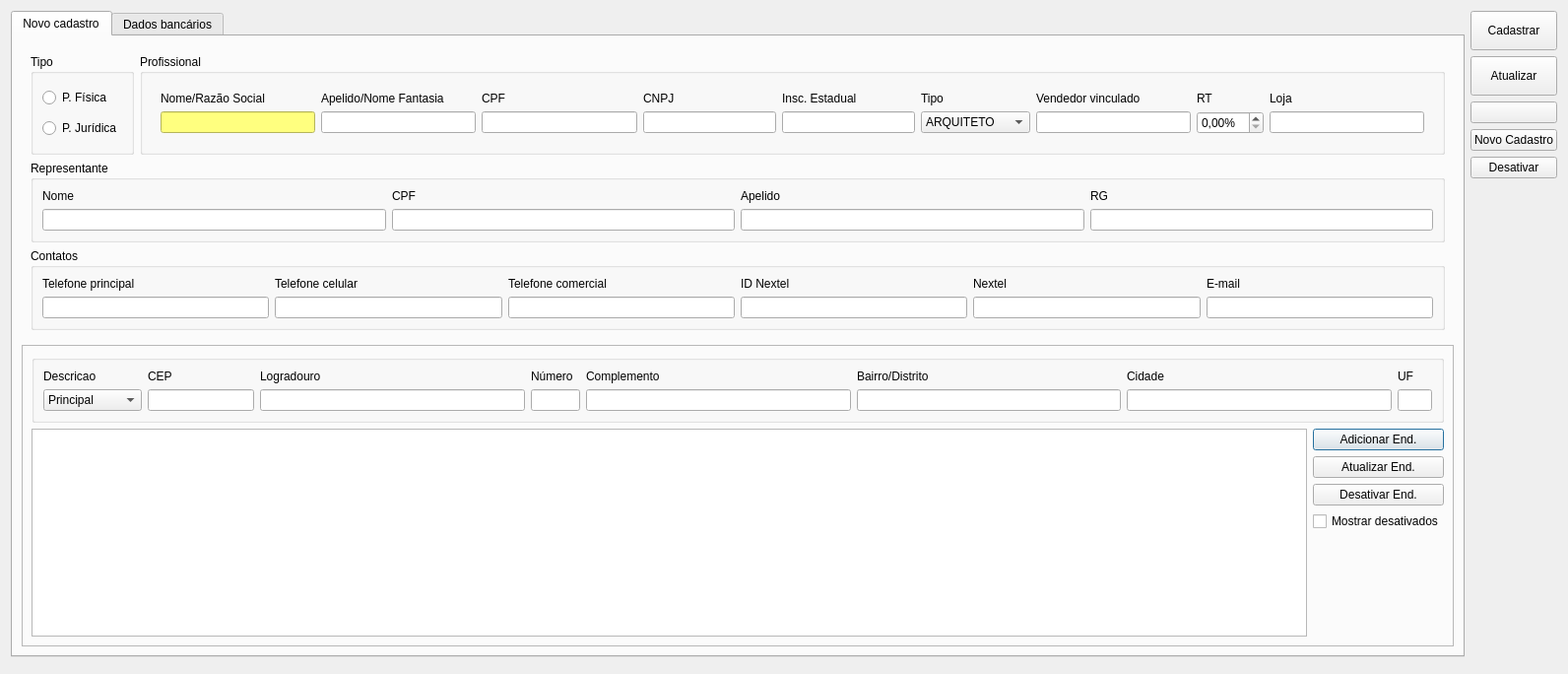
<?xml version="1.0" encoding="UTF-8"?>
<ui version="4.0">
 <class>CadastroProfissional</class>
 <widget class="QDialog" name="CadastroProfissional">
  <property name="windowModality">
   <enum>Qt::NonModal</enum>
  </property>
  <property name="geometry">
   <rect>
    <x>0</x>
    <y>0</y>
    <width>1592</width>
    <height>684</height>
   </rect>
  </property>
  <property name="windowTitle">
   <string>Cadastro de Profissional</string>
  </property>
  <property name="locale">
   <locale language="Portuguese" country="Brazil"/>
  </property>
  <layout class="QGridLayout" name="gridLayout_12">
   <item row="0" column="0">
    <widget class="QTabWidget" name="tabWidget">
     <property name="currentIndex">
      <number>0</number>
     </property>
     <widget class="QWidget" name="tabCadastro">
      <attribute name="title">
       <string>Novo cadastro</string>
      </attribute>
      <layout class="QGridLayout" name="gridLayout">
       <item row="1" column="1">
        <widget class="QFrame" name="frame_2">
         <property name="frameShape">
          <enum>QFrame::StyledPanel</enum>
         </property>
         <property name="frameShadow">
          <enum>QFrame::Raised</enum>
         </property>
         <layout class="QGridLayout" name="gridLayout_21">
          <item row="1" column="0">
           <widget class="TableView" name="tableEndereco">
            <property name="mouseTracking">
             <bool>true</bool>
            </property>
            <property name="sizeAdjustPolicy">
             <enum>QAbstractScrollArea::AdjustToContents</enum>
            </property>
            <property name="editTriggers">
             <set>QAbstractItemView::NoEditTriggers</set>
            </property>
            <property name="tabKeyNavigation">
             <bool>false</bool>
            </property>
            <property name="alternatingRowColors">
             <bool>true</bool>
            </property>
            <property name="selectionMode">
             <enum>QAbstractItemView::SingleSelection</enum>
            </property>
            <property name="selectionBehavior">
             <enum>QAbstractItemView::SelectRows</enum>
            </property>
            <attribute name="horizontalHeaderStretchLastSection">
             <bool>false</bool>
            </attribute>
           </widget>
          </item>
          <item row="0" column="0" colspan="2">
           <widget class="QGroupBox" name="groupBoxEndereco">
            <property name="title">
             <string/>
            </property>
            <layout class="QGridLayout" name="gridLayout_22">
             <item row="1" column="5">
              <widget class="QLineEdit" name="lineEditBairro">
               <property name="minimumSize">
                <size>
                 <width>150</width>
                 <height>0</height>
                </size>
               </property>
               <property name="accessibleName">
                <string>Bairro/Distrito</string>
               </property>
              </widget>
             </item>
             <item row="1" column="6">
              <widget class="QLineEdit" name="lineEditCidade">
               <property name="minimumSize">
                <size>
                 <width>150</width>
                 <height>0</height>
                </size>
               </property>
               <property name="accessibleName">
                <string>Cidade</string>
               </property>
              </widget>
             </item>
             <item row="1" column="7">
              <widget class="QLineEdit" name="lineEditUF">
               <property name="minimumSize">
                <size>
                 <width>35</width>
                 <height>0</height>
                </size>
               </property>
               <property name="maximumSize">
                <size>
                 <width>20</width>
                 <height>16777215</height>
                </size>
               </property>
               <property name="accessibleName">
                <string>UF</string>
               </property>
              </widget>
             </item>
             <item row="1" column="4">
              <widget class="QLineEdit" name="lineEditComplemento">
               <property name="minimumSize">
                <size>
                 <width>75</width>
                 <height>0</height>
                </size>
               </property>
               <property name="maximumSize">
                <size>
                 <width>16777215</width>
                 <height>16777215</height>
                </size>
               </property>
               <property name="accessibleName">
                <string>Complemento</string>
               </property>
               <property name="styleSheet">
                <string notr="true"/>
               </property>
              </widget>
             </item>
             <item row="1" column="3">
              <widget class="QLineEdit" name="lineEditNumero">
               <property name="minimumSize">
                <size>
                 <width>50</width>
                 <height>0</height>
                </size>
               </property>
               <property name="maximumSize">
                <size>
                 <width>40</width>
                 <height>16777215</height>
                </size>
               </property>
               <property name="accessibleName">
                <string>Número</string>
               </property>
              </widget>
             </item>
             <item row="1" column="2">
              <widget class="QLineEdit" name="lineEditLogradouro">
               <property name="minimumSize">
                <size>
                 <width>200</width>
                 <height>0</height>
                </size>
               </property>
               <property name="accessibleName">
                <string>Logradouro</string>
               </property>
              </widget>
             </item>
             <item row="1" column="1">
              <widget class="LineEditCEP" name="lineEditCEP">
               <property name="sizePolicy">
                <sizepolicy hsizetype="Minimum" vsizetype="Fixed">
                 <horstretch>0</horstretch>
                 <verstretch>0</verstretch>
                </sizepolicy>
               </property>
               <property name="minimumSize">
                <size>
                 <width>75</width>
                 <height>0</height>
                </size>
               </property>
               <property name="maximumSize">
                <size>
                 <width>16777215</width>
                 <height>16777215</height>
                </size>
               </property>
               <property name="toolTip">
                <string>&lt;html&gt;&lt;head/&gt;&lt;body&gt;&lt;p&gt;O sistema preenche o endereço automaticamente a partir do CEP&lt;/p&gt;&lt;/body&gt;&lt;/html&gt;</string>
               </property>
               <property name="accessibleName">
                <string>CEP</string>
               </property>
              </widget>
             </item>
             <item row="1" column="0">
              <widget class="QComboBox" name="comboBoxTipoEnd">
               <property name="minimumSize">
                <size>
                 <width>100</width>
                 <height>0</height>
                </size>
               </property>
               <item>
                <property name="text">
                 <string>Principal</string>
                </property>
               </item>
               <item>
                <property name="text">
                 <string>Faturamento</string>
                </property>
               </item>
               <item>
                <property name="text">
                 <string>Entrega</string>
                </property>
               </item>
              </widget>
             </item>
             <item row="0" column="6">
              <widget class="QLabel" name="labelCidade">
               <property name="text">
                <string>Cidade</string>
               </property>
              </widget>
             </item>
             <item row="0" column="1">
              <widget class="QLabel" name="labelCEP">
               <property name="text">
                <string>CEP</string>
               </property>
              </widget>
             </item>
             <item row="0" column="0">
              <widget class="QLabel" name="labelDescricao">
               <property name="text">
                <string>Descricao</string>
               </property>
              </widget>
             </item>
             <item row="0" column="2">
              <widget class="QLabel" name="labelEndereco">
               <property name="text">
                <string>Logradouro</string>
               </property>
              </widget>
             </item>
             <item row="0" column="5">
              <widget class="QLabel" name="labelBairro">
               <property name="text">
                <string>Bairro/Distrito</string>
               </property>
              </widget>
             </item>
             <item row="0" column="3">
              <widget class="QLabel" name="labelNro">
               <property name="text">
                <string>Número</string>
               </property>
              </widget>
             </item>
             <item row="0" column="4">
              <widget class="QLabel" name="labelComp">
               <property name="text">
                <string>Complemento</string>
               </property>
              </widget>
             </item>
             <item row="0" column="7">
              <widget class="QLabel" name="labelUF">
               <property name="text">
                <string>UF</string>
               </property>
              </widget>
             </item>
            </layout>
           </widget>
          </item>
          <item row="1" column="1">
           <layout class="QVBoxLayout" name="verticalLayout_3">
            <item>
             <widget class="QPushButton" name="pushButtonAdicionarEnd">
              <property name="text">
               <string>Adicionar End.</string>
              </property>
             </widget>
            </item>
            <item>
             <widget class="QPushButton" name="pushButtonAtualizarEnd">
              <property name="text">
               <string>Atualizar End.</string>
              </property>
             </widget>
            </item>
            <item>
             <widget class="QPushButton" name="pushButtonRemoverEnd">
              <property name="text">
               <string>Desativar End.</string>
              </property>
             </widget>
            </item>
            <item>
             <widget class="QCheckBox" name="checkBoxMostrarInativos">
              <property name="text">
               <string>Mostrar desativados</string>
              </property>
              <property name="checkable">
               <bool>true</bool>
              </property>
             </widget>
            </item>
            <item>
             <spacer name="verticalSpacer_4">
              <property name="orientation">
               <enum>Qt::Vertical</enum>
              </property>
              <property name="sizeHint" stdset="0">
               <size>
                <width>20</width>
                <height>40</height>
               </size>
              </property>
             </spacer>
            </item>
           </layout>
          </item>
         </layout>
        </widget>
       </item>
       <item row="0" column="1">
        <widget class="QFrame" name="frame">
         <layout class="QGridLayout" name="gridLayout_15">
          <item row="1" column="0" colspan="4">
           <layout class="QGridLayout" name="gridLayout_7">
            <item row="0" column="1">
             <widget class="QGroupBox" name="groupBoxPJuridica">
              <property name="title">
               <string>Profissional</string>
              </property>
              <property name="checkable">
               <bool>false</bool>
              </property>
              <property name="checked">
               <bool>false</bool>
              </property>
              <layout class="QGridLayout" name="gridLayout_3">
               <item row="0" column="0">
                <widget class="QWidget" name="widgetPJ" native="true">
                 <layout class="QGridLayout" name="gridLayout_13">
                  <item row="1" column="2">
                   <widget class="QLabel" name="labelCPF">
                    <property name="text">
                     <string>CPF</string>
                    </property>
                   </widget>
                  </item>
                  <item row="2" column="5">
                   <widget class="QComboBox" name="comboBoxTipo">
                    <property name="accessibleName">
                     <string>Tipo</string>
                    </property>
                    <item>
                     <property name="text">
                      <string>ARQUITETO</string>
                     </property>
                    </item>
                    <item>
                     <property name="text">
                      <string>ENGENHEIRO</string>
                     </property>
                    </item>
                    <item>
                     <property name="text">
                      <string>DECORADOR</string>
                     </property>
                    </item>
                    <item>
                     <property name="text">
                      <string>OUTRO</string>
                     </property>
                    </item>
                   </widget>
                  </item>
                  <item row="1" column="1">
                   <widget class="QLabel" name="label_54">
                    <property name="text">
                     <string>Apelido/Nome Fantasia</string>
                    </property>
                   </widget>
                  </item>
                  <item row="1" column="0">
                   <widget class="QLabel" name="labelCliente">
                    <property name="text">
                     <string>Nome/Razão Social</string>
                    </property>
                   </widget>
                  </item>
                  <item row="1" column="4">
                   <widget class="QLabel" name="labelInscricaoEstadual">
                    <property name="text">
                     <string>Insc. Estadual</string>
                    </property>
                   </widget>
                  </item>
                  <item row="2" column="0">
                   <widget class="QLineEdit" name="lineEditProfissional">
                    <property name="minimumSize">
                     <size>
                      <width>120</width>
                      <height>0</height>
                     </size>
                    </property>
                    <property name="accessibleName">
                     <string>Nome/Razão Social</string>
                    </property>
                    <property name="styleSheet">
                     <string notr="true">background-color: rgb(255, 255, 127);
color: rgb(0, 0, 0);</string>
                    </property>
                   </widget>
                  </item>
                  <item row="1" column="3">
                   <widget class="QLabel" name="labelCNPJ">
                    <property name="text">
                     <string>CNPJ</string>
                    </property>
                   </widget>
                  </item>
                  <item row="2" column="3">
                   <widget class="QLineEdit" name="lineEditCNPJ">
                    <property name="minimumSize">
                     <size>
                      <width>100</width>
                      <height>0</height>
                     </size>
                    </property>
                    <property name="maximumSize">
                     <size>
                      <width>135</width>
                      <height>16777215</height>
                     </size>
                    </property>
                    <property name="accessibleName">
                     <string>CNPJ</string>
                    </property>
                   </widget>
                  </item>
                  <item row="2" column="1">
                   <widget class="QLineEdit" name="lineEditNomeFantasia">
                    <property name="minimumSize">
                     <size>
                      <width>120</width>
                      <height>0</height>
                     </size>
                    </property>
                    <property name="accessibleName">
                     <string>Apelido/Nome Fantasia</string>
                    </property>
                   </widget>
                  </item>
                  <item row="1" column="6">
                   <widget class="QLabel" name="labelTipo_2">
                    <property name="text">
                     <string>Vendedor vinculado</string>
                    </property>
                   </widget>
                  </item>
                  <item row="1" column="7">
                   <widget class="QLabel" name="label_2">
                    <property name="text">
                     <string>RT</string>
                    </property>
                   </widget>
                  </item>
                  <item row="2" column="6">
                   <widget class="ItemBox" name="itemBoxVendedor">
                    <property name="accessibleName">
                     <string>Vendedor</string>
                    </property>
                   </widget>
                  </item>
                  <item row="2" column="4">
                   <widget class="QLineEdit" name="lineEditInscEstadual">
                    <property name="minimumSize">
                     <size>
                      <width>100</width>
                      <height>0</height>
                     </size>
                    </property>
                    <property name="maximumSize">
                     <size>
                      <width>135</width>
                      <height>16777215</height>
                     </size>
                    </property>
                    <property name="accessibleName">
                     <string>Insc. Estadual</string>
                    </property>
                   </widget>
                  </item>
                  <item row="2" column="2">
                   <widget class="QLineEdit" name="lineEditCPF">
                    <property name="minimumSize">
                     <size>
                      <width>100</width>
                      <height>0</height>
                     </size>
                    </property>
                    <property name="maximumSize">
                     <size>
                      <width>16777215</width>
                      <height>16777215</height>
                     </size>
                    </property>
                    <property name="accessibleName">
                     <string>CPF</string>
                    </property>
                   </widget>
                  </item>
                  <item row="2" column="7">
                   <widget class="QDoubleSpinBox" name="doubleSpinBoxComissao">
                    <property name="suffix">
                     <string>%</string>
                    </property>
                   </widget>
                  </item>
                  <item row="1" column="5">
                   <widget class="QLabel" name="labelTipo">
                    <property name="text">
                     <string>Tipo</string>
                    </property>
                   </widget>
                  </item>
                  <item row="2" column="8">
                   <widget class="ItemBox" name="itemBoxLoja"/>
                  </item>
                  <item row="1" column="8">
                   <widget class="QLabel" name="label_4">
                    <property name="text">
                     <string>Loja</string>
                    </property>
                   </widget>
                  </item>
                 </layout>
                </widget>
               </item>
              </layout>
             </widget>
            </item>
            <item row="0" column="0">
             <widget class="QGroupBox" name="groupBoxPFPJ">
              <property name="title">
               <string>Tipo</string>
              </property>
              <layout class="QVBoxLayout" name="verticalLayout_4">
               <item>
                <widget class="QRadioButton" name="radioButtonPF">
                 <property name="text">
                  <string>P. Física</string>
                 </property>
                </widget>
               </item>
               <item>
                <widget class="QRadioButton" name="radioButtonPJ">
                 <property name="text">
                  <string>P. Jurídica</string>
                 </property>
                </widget>
               </item>
              </layout>
             </widget>
            </item>
            <item row="1" column="0" colspan="2">
             <widget class="QGroupBox" name="groupBoxDadosPessoais">
              <property name="title">
               <string>Representante</string>
              </property>
              <layout class="QGridLayout" name="gridLayout_8">
               <item row="0" column="2">
                <widget class="QLabel" name="labelCPFContato">
                 <property name="text">
                  <string>CPF</string>
                 </property>
                </widget>
               </item>
               <item row="0" column="5">
                <widget class="QLabel" name="label_1">
                 <property name="text">
                  <string>RG</string>
                 </property>
                </widget>
               </item>
               <item row="1" column="2">
                <widget class="QLineEdit" name="lineEditContatoCPF">
                 <property name="minimumSize">
                  <size>
                   <width>100</width>
                   <height>0</height>
                  </size>
                 </property>
                 <property name="maximumSize">
                  <size>
                   <width>16777215</width>
                   <height>16777215</height>
                  </size>
                 </property>
                 <property name="accessibleName">
                  <string>CPF Repr.</string>
                 </property>
                </widget>
               </item>
               <item row="0" column="4">
                <widget class="QLabel" name="labelApelido">
                 <property name="text">
                  <string>Apelido</string>
                 </property>
                </widget>
               </item>
               <item row="0" column="1">
                <widget class="QLabel" name="labelNome_2">
                 <property name="text">
                  <string>Nome</string>
                 </property>
                </widget>
               </item>
               <item row="1" column="4">
                <widget class="QLineEdit" name="lineEditContatoApelido">
                 <property name="minimumSize">
                  <size>
                   <width>100</width>
                   <height>0</height>
                  </size>
                 </property>
                 <property name="maximumSize">
                  <size>
                   <width>16777215</width>
                   <height>16777215</height>
                  </size>
                 </property>
                 <property name="accessibleName">
                  <string>Apelido Repr.</string>
                 </property>
                </widget>
               </item>
               <item row="1" column="5">
                <widget class="QLineEdit" name="lineEditContatoRG">
                 <property name="minimumSize">
                  <size>
                   <width>70</width>
                   <height>0</height>
                  </size>
                 </property>
                 <property name="maximumSize">
                  <size>
                   <width>16777215</width>
                   <height>16777215</height>
                  </size>
                 </property>
                 <property name="accessibleName">
                  <string>RG Repr.</string>
                 </property>
                </widget>
               </item>
               <item row="1" column="1">
                <widget class="QLineEdit" name="lineEditContatoNome">
                 <property name="minimumSize">
                  <size>
                   <width>200</width>
                   <height>0</height>
                  </size>
                 </property>
                 <property name="toolTip">
                  <string/>
                 </property>
                 <property name="accessibleName">
                  <string>Nome Repr.</string>
                 </property>
                </widget>
               </item>
              </layout>
             </widget>
            </item>
            <item row="2" column="0" colspan="2">
             <widget class="QGroupBox" name="groupBoxContatos">
              <property name="title">
               <string>Contatos</string>
              </property>
              <layout class="QGridLayout" name="gridLayout_9">
               <item row="1" column="1">
                <widget class="LineEditTel" name="lineEditTel_Cel">
                 <property name="minimumSize">
                  <size>
                   <width>100</width>
                   <height>0</height>
                  </size>
                 </property>
                 <property name="accessibleName">
                  <string>Celular</string>
                 </property>
                </widget>
               </item>
               <item row="0" column="4">
                <widget class="QLabel" name="label_14">
                 <property name="text">
                  <string>ID Nextel</string>
                 </property>
                </widget>
               </item>
               <item row="0" column="5">
                <widget class="QLabel" name="label">
                 <property name="text">
                  <string>Nextel</string>
                 </property>
                </widget>
               </item>
               <item row="0" column="6">
                <widget class="QLabel" name="label_3">
                 <property name="text">
                  <string>E-mail</string>
                 </property>
                </widget>
               </item>
               <item row="0" column="0">
                <widget class="QLabel" name="label_18">
                 <property name="text">
                  <string>Telefone principal</string>
                 </property>
                </widget>
               </item>
               <item row="1" column="0">
                <widget class="LineEditTel" name="lineEditTel_Res">
                 <property name="minimumSize">
                  <size>
                   <width>100</width>
                   <height>0</height>
                  </size>
                 </property>
                 <property name="accessibleName">
                  <string>Telefone principal</string>
                 </property>
                </widget>
               </item>
               <item row="0" column="2">
                <widget class="QLabel" name="label_20">
                 <property name="text">
                  <string>Telefone comercial</string>
                 </property>
                </widget>
               </item>
               <item row="0" column="1">
                <widget class="QLabel" name="label_19">
                 <property name="text">
                  <string>Telefone celular</string>
                 </property>
                </widget>
               </item>
               <item row="1" column="5">
                <widget class="LineEditTel" name="lineEditNextel">
                 <property name="minimumSize">
                  <size>
                   <width>100</width>
                   <height>0</height>
                  </size>
                 </property>
                 <property name="accessibleName">
                  <string>Nextel</string>
                 </property>
                </widget>
               </item>
               <item row="1" column="2">
                <widget class="LineEditTel" name="lineEditTel_Com">
                 <property name="minimumSize">
                  <size>
                   <width>100</width>
                   <height>0</height>
                  </size>
                 </property>
                 <property name="accessibleName">
                  <string>Telefone comercial</string>
                 </property>
                </widget>
               </item>
               <item row="1" column="4">
                <widget class="QLineEdit" name="lineEditIdNextel">
                 <property name="minimumSize">
                  <size>
                   <width>100</width>
                   <height>0</height>
                  </size>
                 </property>
                 <property name="accessibleName">
                  <string>ID Nextel</string>
                 </property>
                </widget>
               </item>
               <item row="1" column="6">
                <widget class="QLineEdit" name="lineEditEmail">
                 <property name="minimumSize">
                  <size>
                   <width>120</width>
                   <height>0</height>
                  </size>
                 </property>
                 <property name="accessibleName">
                  <string>E-mail</string>
                 </property>
                 <property name="inputMethodHints">
                  <set>Qt::ImhEmailCharactersOnly</set>
                 </property>
                </widget>
               </item>
              </layout>
             </widget>
            </item>
           </layout>
          </item>
         </layout>
        </widget>
       </item>
      </layout>
     </widget>
     <widget class="QWidget" name="tabBancario">
      <attribute name="title">
       <string>Dados bancários</string>
      </attribute>
      <layout class="QGridLayout" name="gridLayout_2">
       <item row="0" column="0">
        <widget class="QGroupBox" name="groupBox_2">
         <property name="title">
          <string>Dados bancários:</string>
         </property>
         <layout class="QGridLayout" name="gridLayout_5">
          <item row="0" column="0">
           <layout class="QGridLayout" name="gridLayout_4">
            <item row="2" column="0">
             <widget class="QLabel" name="labelBanco_4">
              <property name="text">
               <string>CNPJ:</string>
              </property>
             </widget>
            </item>
            <item row="1" column="0">
             <widget class="QLabel" name="labelBanco_3">
              <property name="text">
               <string>CPF:</string>
              </property>
             </widget>
            </item>
            <item row="3" column="0">
             <widget class="QLabel" name="labelBanco">
              <property name="text">
               <string>Banco:</string>
              </property>
             </widget>
            </item>
            <item row="5" column="0">
             <widget class="QLabel" name="labelAgencia">
              <property name="text">
               <string>Agência:</string>
              </property>
             </widget>
            </item>
            <item row="6" column="0">
             <widget class="QLabel" name="labelCC">
              <property name="text">
               <string>C/C:</string>
              </property>
             </widget>
            </item>
            <item row="6" column="1">
             <widget class="QLineEdit" name="lineEditCC"/>
            </item>
            <item row="0" column="0">
             <widget class="QLabel" name="labelBanco_2">
              <property name="text">
               <string>Nome:</string>
              </property>
             </widget>
            </item>
            <item row="6" column="2">
             <widget class="QCheckBox" name="checkBoxPoupanca">
              <property name="text">
               <string>Poupança</string>
              </property>
             </widget>
            </item>
            <item row="5" column="1" colspan="2">
             <widget class="QLineEdit" name="lineEditAgencia"/>
            </item>
            <item row="3" column="1" colspan="2">
             <widget class="QLineEdit" name="lineEditBanco"/>
            </item>
            <item row="2" column="1" colspan="2">
             <widget class="QLineEdit" name="lineEditCNPJBancario"/>
            </item>
            <item row="1" column="1" colspan="2">
             <widget class="QLineEdit" name="lineEditCPFBancario"/>
            </item>
            <item row="0" column="1" colspan="2">
             <widget class="QLineEdit" name="lineEditNomeBancario"/>
            </item>
           </layout>
          </item>
          <item row="0" column="1">
           <spacer name="horizontalSpacer">
            <property name="orientation">
             <enum>Qt::Horizontal</enum>
            </property>
            <property name="sizeHint" stdset="0">
             <size>
              <width>40</width>
              <height>20</height>
             </size>
            </property>
           </spacer>
          </item>
          <item row="1" column="0">
           <spacer name="verticalSpacer_2">
            <property name="orientation">
             <enum>Qt::Vertical</enum>
            </property>
            <property name="sizeHint" stdset="0">
             <size>
              <width>20</width>
              <height>40</height>
             </size>
            </property>
           </spacer>
          </item>
         </layout>
        </widget>
       </item>
      </layout>
     </widget>
    </widget>
   </item>
   <item row="0" column="1" rowspan="2">
    <layout class="QVBoxLayout" name="verticalLayout">
     <item>
      <widget class="QPushButton" name="pushButtonCadastrar">
       <property name="minimumSize">
        <size>
         <width>0</width>
         <height>40</height>
        </size>
       </property>
       <property name="text">
        <string>Cadastrar</string>
       </property>
       <property name="autoDefault">
        <bool>false</bool>
       </property>
      </widget>
     </item>
     <item>
      <widget class="QPushButton" name="pushButtonAtualizar">
       <property name="minimumSize">
        <size>
         <width>0</width>
         <height>40</height>
        </size>
       </property>
       <property name="text">
        <string>Atualizar</string>
       </property>
      </widget>
     </item>
     <item>
      <widget class="QPushButton" name="pushButtonBuscar">
       <property name="text">
        <string/>
       </property>
       <property name="icon">
        <iconset resource="../qrs/resources.qrc">
         <normaloff>:/search.png</normaloff>:/search.png</iconset>
       </property>
      </widget>
     </item>
     <item>
      <widget class="QPushButton" name="pushButtonNovoCad">
       <property name="text">
        <string>Novo Cadastro</string>
       </property>
      </widget>
     </item>
     <item>
      <widget class="QPushButton" name="pushButtonRemover">
       <property name="text">
        <string>Desativar</string>
       </property>
      </widget>
     </item>
     <item>
      <spacer name="verticalSpacer">
       <property name="orientation">
        <enum>Qt::Vertical</enum>
       </property>
       <property name="sizeHint" stdset="0">
        <size>
         <width>20</width>
         <height>40</height>
        </size>
       </property>
      </spacer>
     </item>
    </layout>
   </item>
  </layout>
 </widget>
 <customwidgets>
  <customwidget>
   <class>TableView</class>
   <extends>QTableView</extends>
   <header>src/tableview.h</header>
  </customwidget>
  <customwidget>
   <class>LineEditCEP</class>
   <extends>QLineEdit</extends>
   <header>src/lineeditcep.h</header>
  </customwidget>
  <customwidget>
   <class>LineEditTel</class>
   <extends>QLineEdit</extends>
   <header>src/lineedittel.h</header>
  </customwidget>
  <customwidget>
   <class>ItemBox</class>
   <extends>QLineEdit</extends>
   <header>src/itembox.h</header>
  </customwidget>
 </customwidgets>
 <tabstops>
  <tabstop>tabWidget</tabstop>
  <tabstop>radioButtonPF</tabstop>
  <tabstop>radioButtonPJ</tabstop>
  <tabstop>lineEditProfissional</tabstop>
  <tabstop>lineEditNomeFantasia</tabstop>
  <tabstop>lineEditCPF</tabstop>
  <tabstop>lineEditCNPJ</tabstop>
  <tabstop>lineEditInscEstadual</tabstop>
  <tabstop>comboBoxTipo</tabstop>
  <tabstop>itemBoxVendedor</tabstop>
  <tabstop>doubleSpinBoxComissao</tabstop>
  <tabstop>itemBoxLoja</tabstop>
  <tabstop>lineEditContatoNome</tabstop>
  <tabstop>lineEditContatoCPF</tabstop>
  <tabstop>lineEditContatoApelido</tabstop>
  <tabstop>lineEditContatoRG</tabstop>
  <tabstop>lineEditTel_Res</tabstop>
  <tabstop>lineEditTel_Cel</tabstop>
  <tabstop>lineEditTel_Com</tabstop>
  <tabstop>lineEditIdNextel</tabstop>
  <tabstop>lineEditNextel</tabstop>
  <tabstop>lineEditEmail</tabstop>
  <tabstop>comboBoxTipoEnd</tabstop>
  <tabstop>lineEditCEP</tabstop>
  <tabstop>lineEditLogradouro</tabstop>
  <tabstop>lineEditNumero</tabstop>
  <tabstop>lineEditComplemento</tabstop>
  <tabstop>lineEditBairro</tabstop>
  <tabstop>lineEditCidade</tabstop>
  <tabstop>lineEditUF</tabstop>
  <tabstop>tableEndereco</tabstop>
  <tabstop>pushButtonAdicionarEnd</tabstop>
  <tabstop>pushButtonAtualizarEnd</tabstop>
  <tabstop>pushButtonRemoverEnd</tabstop>
  <tabstop>checkBoxMostrarInativos</tabstop>
  <tabstop>lineEditNomeBancario</tabstop>
  <tabstop>lineEditCPFBancario</tabstop>
  <tabstop>lineEditCNPJBancario</tabstop>
  <tabstop>lineEditBanco</tabstop>
  <tabstop>lineEditAgencia</tabstop>
  <tabstop>lineEditCC</tabstop>
  <tabstop>checkBoxPoupanca</tabstop>
  <tabstop>pushButtonCadastrar</tabstop>
  <tabstop>pushButtonAtualizar</tabstop>
  <tabstop>pushButtonBuscar</tabstop>
  <tabstop>pushButtonNovoCad</tabstop>
  <tabstop>pushButtonRemover</tabstop>
 </tabstops>
 <resources>
  <include location="../qrs/resources.qrc"/>
 </resources>
 <connections/>
</ui>
